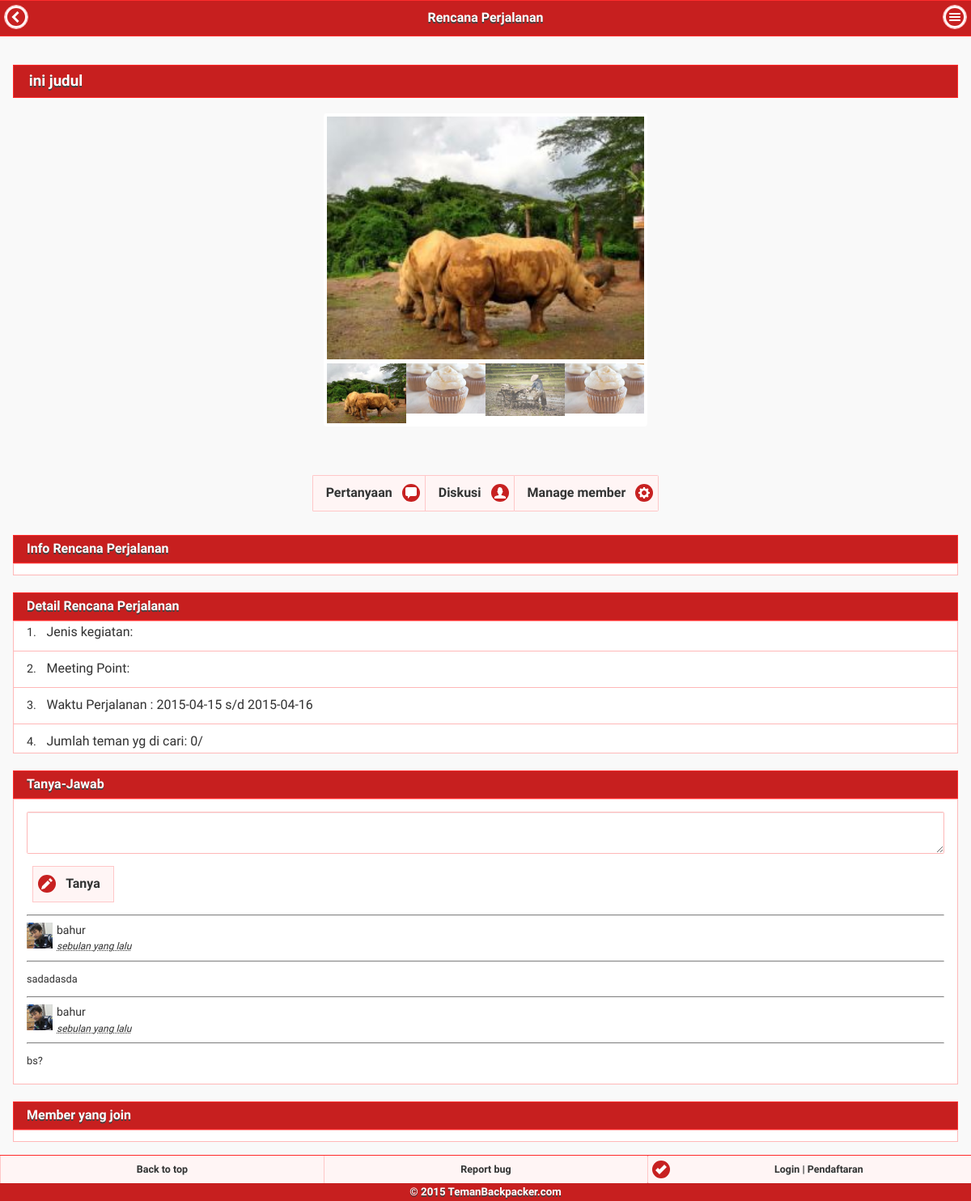
The page /trip_view_old.php on the database its author committed.
### tables this page shows
CREATE TABLE IF NOT EXISTS `tb_trip` (
  `trip_id` int(11) NOT NULL,
  `trip_user_id` int(11) NOT NULL,
  `trip_judul` varchar(50) DEFAULT NULL,
  `trip_tujuan` varchar(100) DEFAULT NULL,
  `trip_tujuan_geolat` double DEFAULT NULL,
  `trip_tujuan_geolng` double DEFAULT NULL,
  `trip_asal` varchar(100) DEFAULT NULL,
  `trip_asal_lat` double DEFAULT NULL,
  `trip_asal_lng` double DEFAULT NULL,
  `trip_jenis` char(2) DEFAULT NULL,
  `trip_kategori` char(2) DEFAULT NULL,
  `trip_date1` date DEFAULT NULL,
  `trip_date2` date DEFAULT NULL,
  `trip_detail` text,
  `trip_flag_comm` char(1) DEFAULT '0' COMMENT '1: ijinkan komentar | 0: tidak diijinkan komentar',
  `trip_flag_join` char(1) DEFAULT '0' COMMENT '1: ijinkan join | 0: tidak diijinkan join',
  `trip_created_date` timestamp NOT NULL DEFAULT CURRENT_TIMESTAMP,
  `trip_stats` int(11) NOT NULL DEFAULT '0',
  PRIMARY KEY (`trip_id`)
);

CREATE TABLE IF NOT EXISTS `tb_chat` (
  `chat_id` int(11) NOT NULL AUTO_INCREMENT COMMENT 'id chat',
  `chat_trip_id` int(11) NOT NULL,
  `chat_sender` int(11) NOT NULL,
  `chat_type` char(1) NOT NULL COMMENT '1:PM | 2: tanya | 3: diskusi',
  `chat_date` timestamp NULL DEFAULT CURRENT_TIMESTAMP,
  `chat_mesej` tinytext,
  `chat_deleted` int(11) NOT NULL COMMENT '0: aktif | 1: deleted',
  `chat_title` varchar(25) DEFAULT NULL COMMENT 'utk chat type 1 (PM)',
  PRIMARY KEY (`chat_id`),
  KEY `FK_chat_trip` (`chat_trip_id`),
  KEY `FK_chat_user` (`chat_sender`),
  CONSTRAINT `FK_chat_user` FOREIGN KEY (`chat_sender`) REFERENCES `tb_user` (`user_id`)
);

CREATE TABLE IF NOT EXISTS `tb_user` (
  `user_id` int(11) NOT NULL AUTO_INCREMENT,
  `user_name` varchar(50) NOT NULL,
  `user_username` varchar(25) NOT NULL,
  `user_email` varchar(75) NOT NULL,
  `user_password` varchar(50) NOT NULL,
  `user_lokasi` varchar(100) DEFAULT NULL,
  `user_gender` char(1) DEFAULT NULL COMMENT 'L: laki laki || P: perempuan',
  `user_ttl` date DEFAULT NULL,
  `user_foto` varchar(50) DEFAULT NULL,
  `user_bio` varchar(50) DEFAULT NULL,
  `user_sosmed` varchar(100) DEFAULT NULL,
  `user_reg_date` timestamp NULL DEFAULT CURRENT_TIMESTAMP,
  `user_info` text,
  `user_geolat` double DEFAULT NULL,
  `user_geolng` double DEFAULT NULL,
  `user_ip` varchar(50) DEFAULT NULL,
  `user_exp` text,
  `user_privacy` int(11) NOT NULL DEFAULT '0' COMMENT '0=public || 1=member',
  `user_deleted` int(11) NOT NULL DEFAULT '0' COMMENT '0=aktif || 1=deleted',
  `user_reputasi` int(11) DEFAULT '0',
  PRIMARY KEY (`user_id`),
  KEY `idx_email_paswd` (`user_email`,`user_password`),
  KEY `idx_user_name` (`user_name`,`user_password`),
  KEY `idx_search_username` (`user_username`),
  KEY `idx_search_email` (`user_email`,`user_password`)
);

### _include/db_function.php (called while the page is built, shortened)
<?php
$database = new mysqli(DBHOST, DBUSER, DBPASS, DBNAME);
$db =& $database;
function good_query($string, $debug=0)
{
    global $db;
    $result = $db->query($string);
    return $result;
}
function good_query_assoc($sql, $debug=0)
{
    $result = good_query($sql, $debug);
    if($lst = $result->fetch_assoc())
    {
	return $lst;
    }
    return false;
}
function amankan($input){
    $input = htmlspecialchars($input);
    return $input;
}
?>

### _include/trip.php (called while the page is built, shortened)
<?php
if(@$statuskoneksi != 'connected'){
	require_once dirname(__FILE__).DIRECTORY_SEPARATOR.'db_function.php';
}
function Trip_get_by_id($trip_id){
	$trip_id = (int) amankan($trip_id);
	$sql = "SELECT a.*, (select u.user_username from tb_user u where u.user_id = a.trip_user_id) as username
                FROM tb_trip a
		WHERE trip_id = '{$trip_id}' LIMIT 1";
	$data = good_query_assoc($sql);
	return $data;
}
function Trip_cek_status_user($id){
	$id = (int) $id;
	$sql = "SELECT B.member_status
			FROM tb_trip A, tb_trip_member B
			WHERE A.trip_id = B.member_trip_id  AND B.member_user_id = '{$id}' limit 1";
	$sqlStatus = good_query_assoc($sql);
	if ($sqlStatus){
		return $sqlStatus['member_status'];
	}else {
		return 'Z';
	}
	return $sqlStatus;
}
function Trip_count_member_joined($trip_id){
	$trip_id = (int) $trip_id;
	$sql = "SELECT count(1) as jumlah
			FROM tb_trip_member A
			WHERE A.member_trip_id = '{$trip_id}'
			and A.member_status = 'C'";
	$sqlCount = good_query_assoc($sql);
	return $sqlCount['jumlah'];
}
function Trip_get_tanya($trip_id){
	$trip_id = (int) $trip_id;
	$sql = "SELECT A.chat_sender, B.user_name, A.chat_mesej, A.chat_date, B.user_foto
			FROM tb_chat A, tb_user B
			WHERE A.chat_sender = B.user_id AND A.chat_type = 2 and A.chat_deleted = 0 AND A.chat_trip_id ='{$trip_id}'
			ORDER BY A.chat_date DESC
			LIMIT 0,10";
	$sqlSelect = good_query($sql);
        return good_query($sql);
}
?>

### trip_view_old.php (the view, shortened to what this page needs)
<?php
include_once "_include/template.php";
include_once "_include/trip.php";
$trip_id = (int) $_GET['id'];
$db_trip = trip_get_by_id($trip_id);
$user_id = $_SESSION['user_id'];
?>
<!doctype html>
<html>
    <head>
        <?php
        get_meta('TemanBackpacker.com');
        ?>
        <link rel="stylesheet" href="<?= URLSITUS ?>css/flexslider.css" type="text/css" media="screen" />
    </head>
    <body>
        <section data-role="page" id="home">
<?php
            get_header('Rencana Perjalanan');
?>
            <article role="main" class="ui-content">
                <h3 class="ui-bar ui-bar-a"><?= $db_trip['trip_judul'] ?></h3>
                <div class="carouselWrap">
                     <section class="slider">
                        <div class="flexslider">
                            <ul class="slides">
                                <li data-thumb="<?= URLSITUS ?>_gambar/galeri/fit/badak.jpg">
                                    <img src="<?= URLSITUS ?>_gambar/galeri/fit/badak.jpg" />
                                </li>
                            </ul>
                        </div>
                    </section>
                </div>
                <fieldset data-role="controlgroup" data-type="horizontal" class="ketengah">
<?php
                Tmplt_button_user(Trip_cek_status_user($user_id));
?>
                </fieldset>
                <br/>
                <div class="ui-bar ui-bar-a">
                    <h3>Info Rencana Perjalanan</h3>
                </div>
                <div class="ui-body ui-body-a">
                </div>
                <br/>
                <div class="ui-bar ui-bar-a">
                    <h3>Detail Rencana Perjalanan</h3>
                </div>
                <div class="ui-body ui-body-a">
                    <ol data-role="listview">
                        <li>Jenis kegiatan: <?= Trip_kategori_view($db_trip['trip_kategori']) ?></li>
                        <li>Meeting Point: <?= $db_trip['trip_meeting_point'] ?></li>
                        <li>Waktu Perjalanan : <?= $db_trip['trip_date1'] ?> s/d <?= $db_trip['trip_date2'] ?></li>
                        <li>Jumlah teman yg di cari: <?= Trip_count_member_joined($trip_id) . "/" . $db_trip['trip_quota'] ?> </li>
                    </ol>
                </div>
                <br/>
                <div class="ui-bar ui-bar-a">
                    <h3>Tanya-Jawab</h3>
                </div>
                <div class="ui-body ui-body-a">
                    <form id="tanyajawab">
                        <textarea cols="40" rows="8" name="t_tanya" id="Ttanya" maxlength="250"></textarea>
                        <button class="ui-btn ui-btn-inline ui-mini ui-btn-icon-left ui-icon-edit" id="btn_tanya">Tanya</button>
                    </form>
                    <div id="listTanya">
<?php
                    Tmplt_comment_trip1($trip_id);
?>
                    </div>
                </div>
                <br/>
                <div id="memberJoin">
                    <div class="ui-bar ui-bar-a">
                        <h3>Member yang join</h3>
                    </div>
                    <div class="ui-body ui-body-a">
                    </div>
                </div>
            </article>
            <?php
            get_footer();
            ?>
        </section>
    </body>
</html>

### _include/template.php (shortened to what this page needs)
<?php
function get_meta($title=null)
{
echo '
	<title>'.$title.'</title>
	<meta http-equiv="Content-Type" content="text/html; charset=utf-8">
	<meta name="viewport" content="width=device-width, initial-scale=1">
	<meta name="apple-mobile-web-app-capable" content="yes" />
        <link rel="shortcut icon" href="css/favicon.ico" type="image/x-icon">
        <link rel="icon" href="'.URLSITUS.'css/favicon.ico" type="image/x-icon">
	<link rel="stylesheet" href="'.URLSITUS.'css/jquery.mobile.structure-1.4.5.min.css" />
	<link rel="stylesheet" href="'.URLSITUS.'css/themes/jquery.mobile.icons.min.css" />
	<script src="'.URLSITUS.'js/jquery.min.js"></script>
	<script src="'.URLSITUS.'js/jquery.mobile-1.4.5.min.js"></script>';
echo '<link rel="stylesheet" href="'.URLSITUS.'css/themes/tema-merah.min.css" />
        <link rel="stylesheet" href="'.URLSITUS.'css/tb.css" />';
}
function get_header($title=null)
{
	echo '
	<header data-role="header" id="header">
		<h1>'.$title.'</h1>
        <a href="#" data-rel="back"  class="ui-btn ui-icon-carat-l ui-btn-icon-notext ui-corner-all" >Back
          </a>
        <a href="#menuPanel" class="ui-btn ui-icon-bars ui-btn-icon-notext ui-corner-all">Default panel</a>
	</header>';
}
function get_footer()
{
    if (isset($_SESSION['user_id']) == false){
        $tombolLogin = '<li><a href = "#popupLogin" data-rel = "popup" data-position-to = "window" class = "ui-btn ui-corner-all ui-shadow ui-btn-inline ui-icon-check ui-btn-icon-left ui-btn-a" data-transition = "pop">Login | Pendaftaran</a></li>';
    }
echo '
	<div data-role="footer" style="overflow:hidden; text-align:center" data-position="fixed">
		<div data-role="navbar">
			<ul>
				<li><a href="#header" data-ajax="false">Back to top</a></li>
				<li><a href="#">Report bug</a></li>
                                '.@$tombolLogin.'
			</ul>
		</div>
	<small>© 2015 TemanBackpacker.com</small>
	</div>
	';
}
function Tmplt_button_user($user_status)
{
	if ($user_status == 'A'){
		echo '
			<a href="#btn_tanya" data-ajax="false" class="ui-btn ui-mini ui-icon-comment ui-btn-icon-right">Pertanyaan</a>
			<a href="#" class="ui-btn ui-mini ui-icon-user ui-btn-icon-right">Diskusi</a>
			<a href="#" class="ui-btn ui-mini ui-icon-gear ui-btn-icon-right">Manage member</a>';
	}elseif ($user_status == 'B'){
		echo '
			<a href="#btn_tanya" data-ajax="false" class="ui-btn ui-mini ui-icon-comment ui-btn-icon-right">Tanya</a>
			<a href="#" class="ui-btn ui-mini ui-icon-plus ui-btn-icon-right" id="ijinGabung">Ijin Gabung</a>';
	}elseif ($user_status == 'C'){
		echo '
			<a href="#btn_tanya" data-ajax="false" class="ui-btn ui-mini ui-icon-comment ui-btn-icon-right">Pertanyaan</a>
			<a href="#" class="ui-btn ui-mini ui-icon-user ui-btn-icon-right">Diskusi</a>
			<a href="#" class="ui-btn ui-mini ui-icon-minus ui-btn-icon-right">Batal Gabung</a>';
	}else{
		echo '<a href="#btn_tanya" data-ajax="false" class="ui-btn ui-mini ui-icon-comment ui-btn-icon-right">Tanya</a>
			<a href="#" class="ui-btn ui-mini ui-icon-plus ui-btn-icon-right" id="ijinGabung">Ijin Gabung</a>';
	}
}
function Tmplt_comment_trip1($trip_id)
{
	$data = Trip_get_tanya($trip_id);
        while ($d = mysqli_fetch_assoc($data) ) {
            echo '
            <div class="dataPertanyaan">
                <hr/>
                <img class="thumb" src="'.URLSITUS.'_gambar/user/'.$d['user_foto'].'">
                <div class="usr">'.$d['user_name'].'</div>
                <div><span class="usrHdr">
                    <abbr class="timeago" title="'.$d['chat_date'].'">'.$d['chat_date'].'</abbr></span>';
                echo '
                </div>
                <hr/>
                <div class="usrDtl">
                    <p>'.$d['chat_mesej'].'</p>
                </div>
            </div>';
        }
    }
?>

### css/tb.css (style rules this page uses)
.ketengah { text-align: center; }
.ketengah a:link { text-decoration: none; }
hr { border-top-color: #DADADA; }

### css/flexslider.css (style rules this page uses)
.slides, .slides > li, .flex-control-nav, .flex-direction-nav { margin: 0; padding: 0; list-style: none; }
.flexslider { margin: 0; padding: 0; }
.flexslider .slides > li { display: none; -webkit-backface-visibility: hidden; }
.flexslider .slides img { width: 100%; display: block; }
.flexslider .slides:after { content: "\0020"; display: block; clear: both; visibility: hidden; line-height: 0; height: 0; }
.flexslider { margin: 0 0 60px; background: #ffffff; border: 4px solid #ffffff; position: relative; zoom: 1; -webkit-border-radius: 4px; -moz-border-radius: 4px; border-radius: 4px; -webkit-box-shadow: '' 0 1px 4px rgba(0, 0, 0, 0.2); -moz-box-shadow: '' 0 1px 4px rgba(0, 0, 0, 0.2); -o-box-shadow: '' 0 1px 4px rgba(0, 0, 0, 0.2); box-shadow: '' 0 1px 4px rgba(0, 0, 0, 0.2); }
.flexslider .slides { zoom: 1; }
.flexslider .slides img { height: 300px; }

### trip_view_old.php (style rules this page uses)
.thumb { width: 32px; float: left; margin-right: 5px; }
.usr { overflow: hidden; font-size: .875em; }
.usrHdr { font-size: .7500em; padding-right: 5px; font-style: italic; }
.usrDtl { font-size: .800em; text-align: justify; }
p { white-space:pre-wrap; text-align: justify; }
.carouselWrap { max-width: 400px; margin-left: auto; margin-right: auto; }

### rows shown on the page
tb_trip: trip_judul "ini judul", trip_date1 "2015-04-15", trip_date2 "2015-04-16"
tb_chat: chat_sender.user_foto (picture), chat_sender.user_name "bahur", chat_mesej "sadadasda"
tb_chat: chat_sender.user_foto (picture), chat_sender.user_name "bahur", chat_mesej "bs?"

### other values the page prints
$title "Rencana Perjalanan"
Trip_count_member_joined($trip_id) "0"
